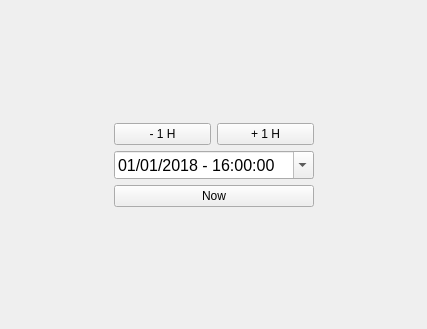
            <widget class="QWidget" name="tabAtTime">
             <attribute name="title">
              <string>At time</string>
             </attribute>
             <layout class="QGridLayout" name="gridLayout_14">
              <item row="0" column="0">
               <layout class="QGridLayout" name="gridLayout_3">
                <item row="3" column="0">
                 <spacer name="horizontalSpacer_15">
                  <property name="orientation">
                   <enum>Qt::Horizontal</enum>
                  </property>
                  <property name="sizeHint" stdset="0">
                   <size>
                    <width>103</width>
                    <height>20</height>
                   </size>
                  </property>
                 </spacer>
                </item>
                <item row="3" column="1" rowspan="2">
                 <widget class="QDateTimeEdit" name="dateTimeEditAtTime">
                  <property name="minimumSize">
                   <size>
                    <width>200</width>
                    <height>0</height>
                   </size>
                  </property>
                  <property name="font">
                   <font>
                    <pointsize>12</pointsize>
                   </font>
                  </property>
                  <property name="locale">
                   <locale language="English" country="UnitedStates"/>
                  </property>
                  <property name="date">
                   <date>
                    <year>2018</year>
                    <month>1</month>
                    <day>1</day>
                   </date>
                  </property>
                  <property name="time">
                   <time>
                    <hour>16</hour>
                    <minute>0</minute>
                    <second>0</second>
                   </time>
                  </property>
                  <property name="minimumDate">
                   <date>
                    <year>1818</year>
                    <month>1</month>
                    <day>1</day>
                   </date>
                  </property>
                  <property name="currentSection">
                   <enum>QDateTimeEdit::MonthSection</enum>
                  </property>
                  <property name="displayFormat">
                   <string>MM/dd/yyyy - HH:mm:ss</string>
                  </property>
                  <property name="calendarPopup">
                   <bool>true</bool>
                  </property>
                 </widget>
                </item>
                <item row="3" column="2">
                 <spacer name="horizontalSpacer_16">
                  <property name="orientation">
                   <enum>Qt::Horizontal</enum>
                  </property>
                  <property name="sizeHint" stdset="0">
                   <size>
                    <width>102</width>
                    <height>20</height>
                   </size>
                  </property>
                 </spacer>
                </item>
                <item row="6" column="1">
                 <spacer name="verticalSpacer_9">
                  <property name="orientation">
                   <enum>Qt::Vertical</enum>
                  </property>
                  <property name="sizeHint" stdset="0">
                   <size>
                    <width>20</width>
                    <height>111</height>
                   </size>
                  </property>
                 </spacer>
                </item>
                <item row="5" column="1">
                 <widget class="QPushButton" name="pushButtonAtTimeNow">
                  <property name="text">
                   <string>Now</string>
                  </property>
                 </widget>
                </item>
                <item row="2" column="1">
                 <layout class="QHBoxLayout" name="horizontalLayout_5">
                  <item>
                   <widget class="QPushButton" name="pushButtonAtTimeMinus1H">
                    <property name="text">
                     <string extracomment="- 1 Hour">- 1 H</string>
                    </property>
                   </widget>
                  </item>
                  <item>
                   <widget class="QPushButton" name="pushButtonAtTimePlus1H">
                    <property name="text">
                     <string extracomment="+ 1 Hour">+ 1 H</string>
                    </property>
                   </widget>
                  </item>
                 </layout>
                </item>
                <item row="1" column="2">
                 <spacer name="verticalSpacer_8">
                  <property name="orientation">
                   <enum>Qt::Vertical</enum>
                  </property>
                  <property name="sizeHint" stdset="0">
                   <size>
                    <width>20</width>
                    <height>112</height>
                   </size>
                  </property>
                 </spacer>
                </item>
                <item row="1" column="0">
                 <spacer name="verticalSpacer_15">
                  <property name="orientation">
                   <enum>Qt::Vertical</enum>
                  </property>
                  <property name="sizeHint" stdset="0">
                   <size>
                    <width>20</width>
                    <height>40</height>
                   </size>
                  </property>
                 </spacer>
                </item>
               </layout>
              </item>
             </layout>
            </widget>
